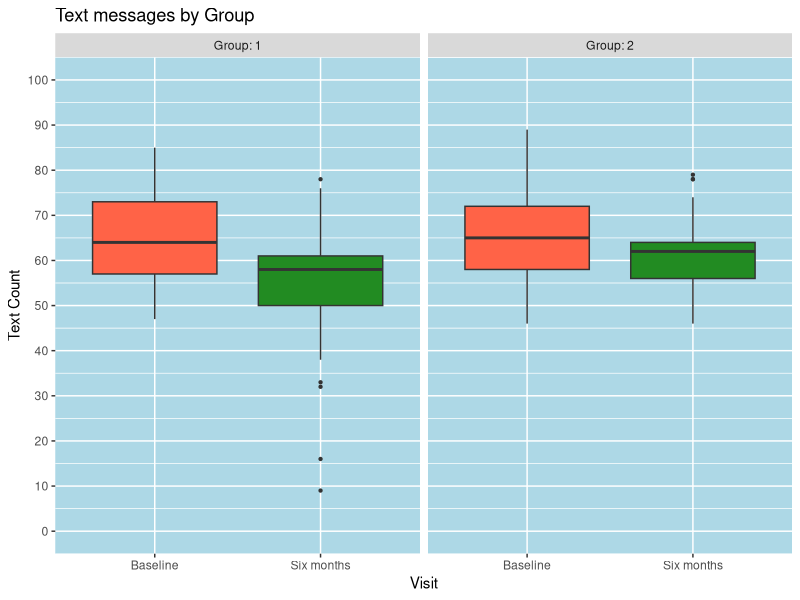
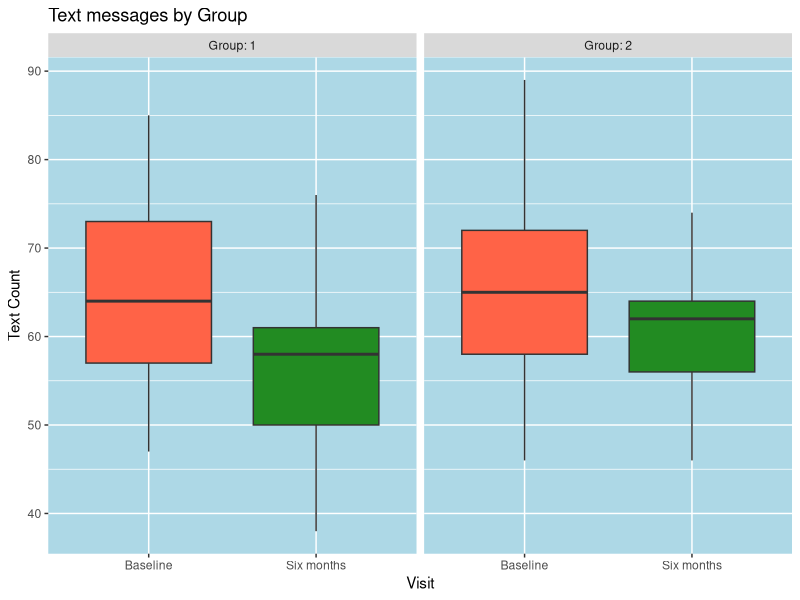

Write the R code that produced these figures, in order.
#Libraries
library(readr)
library(tidyverse)
library(reshape2)
#First I will import the dataset we will be working from and call it raw
#raw <- read_csv("C:/Users/Owner/Downloads/TextMessages.csv")

#Then I will recreate that data here so that my partner and I can work on it
#without having to worry about it being located in different spots on each
#of our computers. This function will output the code needed to recreate the raw
#data frame
#dput(as.data.frame(raw))

#Then I can take that code and turn it into the df here
df <- structure(list(Group = c(1,1,1,1,1,1,1,1,1,1,1,1,1,1,1,1,1,1,1,1,1,1,1,1,
                               1,2,2,2,2,2,2,2,2,2,2,2,2,2,2,2,2,2,2,2,2,2,2,2,
                               2,2), Baseline = c(52,68,85,47,73,57,63,50,66,
                              60,51,72,77,57,79,75,53,72,62,71,53,64,79,75
                              ,60,65,57,66,71,75,61,80,66,53,62,61,77,66,52
                              ,60,58,54,72,71,87,75,57,59,46,89), Six_months
                     = c(32,48,62,16,63,53,59,58,59,57,60,56,61,52,9,76,38,63,53
                         ,61,50,78,33,68,59,62,50,62,61,70,64,64,55,47,61,56,64,
                         62,47,56,78,74,61,61,78,62,71,55,46,79), Participant = 
                       c(1,2,3,4,5,6,7,8,9,10,11,12,13,14,15,16,17,18,19,20,21,
                         22,23,24,25,26,27,28,29,30,31,32,33,34,35,36,37,38,39,
                         40,41,42,43,44,45,46,47,48,49,50)), 
                row.names = c(NA,-50L), class = "data.frame")

#Now that we both have the df available, I will make sure all of our
#variables are named appropriately and are of the correct classes
names(df)
#These names are of reasonable lengths and descriptions so we can keep them as
#is
class (df$Group)
class (df$Baseline)
class (df$Six_months)
class (df$Participant)
#Currently all of our variables are numeric. This is appropriate for Baseline,
#Six_months, and Participants variables. Group however should be a factor.
#We will do that here
df$Group <- as.factor(df$Group)
#And check that it worked here
is.factor(df$Group)
#It is TRUE confirming we successfully converted it to a factor
#Now that our data is imported and has the correct names and classes, we can
#begin to create our figures and start our analysis. 

#(JR) I'll start by reordering the columns and then shifting to a long "tidy"
#data set by "melting" the Baseline and Six_months columns. I create an object,
#pipe df into select to reorder my columns (just a little OCD), pipe into
#rename(this is so the six months variable appears without the underscore in the graph),
#and pipe into melt to create a tidy data frame.

df_long <- df %>% select(Participant, Group, Baseline, Six_months) %>% 
  rename("Six months" = Six_months) %>% 
    melt(id.vars = c("Participant", "Group"), variable.name = "Visit", 
          value.name = "Text_Count") 

#Next, I'll create the stratified boxplot by group. I assign an object, pipe the 
#new data frame into ggplot, assign aesthetics, add a boxplot layer (with an argument
#or the outliers, but maybe we should just remove?), set a scale for the y-axis 
#with scale_y_continuous, facet by group with a labeller argument for the two groups,
#add a color scheme by visit, and in the themes layer, I remove the legend, and 
#(just for fun) change the background color.

text_count_boxplot <- df_long %>% 
  ggplot(aes(x = Visit, y = Text_Count, fill = Visit)) +
  geom_boxplot(outlier.size = .8) + scale_y_continuous(limits = c(0, 100), 
                      breaks = seq(from = 0, to = 100, by = 10)) +
    facet_grid(~Group, labeller = label_both) + 
      scale_fill_manual(values = c("tomato", "forestgreen")) +
        theme(legend.position = "none", 
                  panel.background = element_rect(fill = "lightblue")) +
  labs(title = "Text messages by Group", y = "Text Count")
    
text_count_boxplot

#Just to see what it would look like, I removed the outliers and the 
#scale_y_continuous argument, replacing it with "free_y" in facet_grid; this
#allows R to handle how to assign the y-axis. I like this graph better, but would
#love input!!

text_count_boxplot2 <- df_long %>% 
  ggplot(aes(x = Visit, y = Text_Count, fill = Visit)) +
  geom_boxplot(outliers = FALSE)  +
  facet_grid(~Group, labeller = label_both, scales = "free_y") + 
  scale_fill_manual(values = c("tomato", "forestgreen")) +
  theme(legend.position = "none", 
        panel.background = element_rect(fill = "lightblue")) +
  labs(title = "Text messages by Group", y = "Text Count")

text_count_boxplot2
